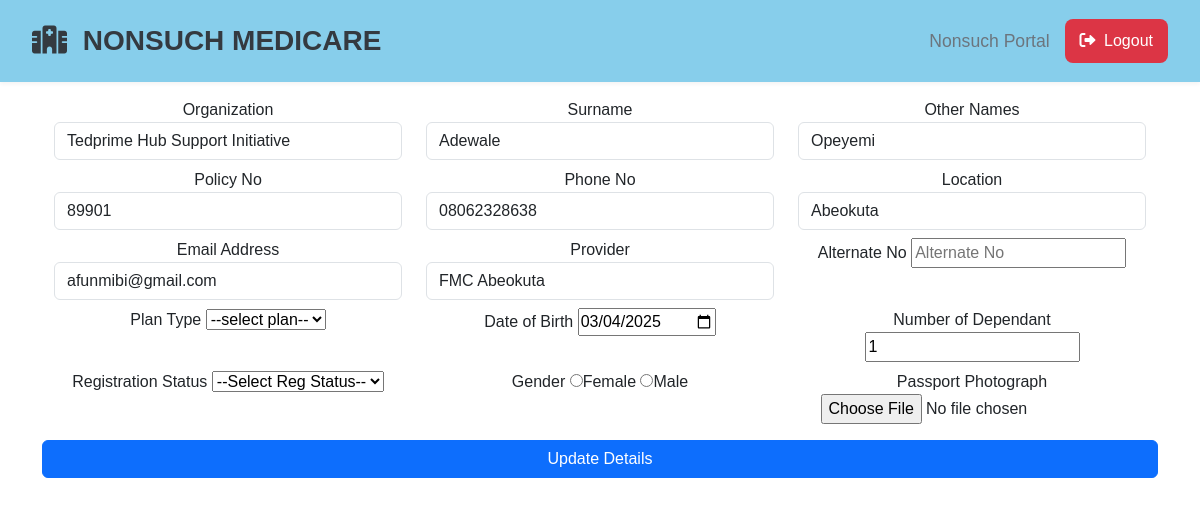
The page /loginsystem/update.php on the database its author committed.
### tables this page shows
CREATE TABLE `enrolment` (
  `id` int(11) NOT NULL,
  `organization` varchar(100) NOT NULL,
  `sname` varchar(50) NOT NULL,
  `oname` varchar(50) NOT NULL,
  `policy_no` varchar(50) NOT NULL,
  `phone_no` varchar(20) NOT NULL,
  `email` varchar(100) NOT NULL,
  `e_provider` varchar(50) NOT NULL,
  `gender` enum('Male','Female') NOT NULL,
  `plan_type` enum('Gold','Silver','Platinum') NOT NULL,
  `e_location` varchar(100) NOT NULL,
  `dob` date NOT NULL,
  `no_of_dependant` int(11) NOT NULL,
  `reg_status` enum('active','inactive') NOT NULL,
  `alternate_no` varchar(20) DEFAULT NULL,
  `date_captured` datetime NOT NULL,
  `photo` varchar(255) NOT NULL
);

### loginsystem/update.php (the view, shortened to what this page needs)
<?php
 require"../backend/connection.php";
?>
<!DOCTYPE html>
<html>
<head>
</head>
<body>
	<?php include('header.php'); ?>
	<div class="container border-1">
    <?php
     $sql = "select * from enrolment";
    $result = mysqli_query($con, $sql);
    $row = mysqli_fetch_assoc($result);
    ?>
		<form action="#" method="post" enctype="multipart/form-data">
			<div class="container text-center">
  <div class="row">
    <div class="col-md-4 col-sm-6 mb-2">
    	<label>Organization</label>
      <input type="text" name="organization" class="form-control" name="organization" id="" placeholder="organization" value="<?php echo $row['organization'] ?>">
    </div>
    <div class="col-md-4 col-sm-6 mb-2 ">
    	<label>Surname</label>
      <input type="text" name="sname" class="form-control" id="sname" placeholder="Surname"value="<?php echo $row['sname'] ?>" >
    </div>
    <div class="col-md-4 col-sm-6 mb-2">
    	<label>Other Names</label>
       <input type="text" name="oname" class="form-control"  id="oname" placeholder="Other Names" value="<?php echo $row['oname'] ?>">
    </div>
      </div>
       <div class="row">
    <div class="col-md-4 col-sm-6 mb-2">
    	<label>Policy No</label>
      <input type="text" name="policy_no" class="form-control"  id="policy_no" placeholder="Policy No" value="<?php echo $row['policy_no'] ?>">
    </div>
    <div class="col-md-4 col-sm-6 mb-2">
    	<label>Phone No</label>
      <input type="text" name="phone_no" class="form-control"  id="phone_no" placeholder="Phone No" value="<?php echo $row['phone_no'] ?>">
    </div>
    <div class="col-md-4 col-sm-6 mb-2">
    	<label>Location</label>
       <input type="text" name="location" class="form-control"  id="location" placeholder="Location" value="<?php echo $row['e_location'] ?>">
    </div>
      </div>
       <div class="row">
    <div class="col-md-4 col-sm-6 mb-2">
    	<label>Email Address</label>
      <input type="text" name="email" class="form-control"  id="email" placeholder="Email Address" value="<?php echo $row['email'] ?>">
    </div>
    <div class="col-md-4 col-sm-6 mb-2">
    	<label>Provider</label>
      <input type="text" name="provider" class="form-control"  id="provider" placeholder="Provider" value="<?php echo $row['e_provider'] ?>">
    </div>
    <div class="col-md-4 col-sm-6 mb-2">
      <label>Alternate No</label>
     <input type="text" name=" alternate_no" placeholder="Alternate No" value="<?php echo $row['alternate_no'] ?>">
    </div>
      </div>
      <div class="row">
    <div class="col-md-4 col-sm-6 mb-2">
      <label>Plan Type</label>
      <select name="plan_type" value="<?php echo $row['plan_type'] ?>">
          <option selected>--select plan--</option>
        </select>
    </div>
    <div class="col-md-4 col-sm-6 mb-2">
      <label>Date of Birth</label>
      <input type="date" name=" dob" required value="<?php echo $row['dob'] ?>">
    </div>
    <div class="col-md-4 col-sm-6 mb-2">
      <label>Number of Dependant</label>
       <input type="number" name=" no_of_dependant" placeholder="Number of Dependant" value="<?php echo $row['no_of_dependant'] ?>">
    </div>
      </div>
      <div class="row mb-2">
    <div class="col-md-4 col-sm-6 mb-2">
      <label>Registration Status</label>
      <select name="reg_status" value="<?php echo $row['reg_status'] ?>">
      <option value="active" selected>--Select Reg Status--</option>
        </select>
    </div>
    <div class="col-md-4 col-sm-6 mb-2">
      <label>Gender</label>
       <input type="radio" name="gender" value="Female">Female
        <input type="radio" name="gender" value="Male">Male
    </div>
    <div class="col-md-4 col-sm-6 mb-2">
      <label>Passport Photograph</label>
       <input type="file" name=" photo" required value="<?php echo $row['photo'] ?>">
    </div>
      </div>
       <div class="row mb-2">
         <input type="submit" name="update_enrollee_details" value="Update Details" class=" btn btn-primary submit_details_btn" >
       </div>
</div>
		</form>
	</div>
</body>
</html>

### loginsystem/header.php (style rules this page uses)
body { font-family: sans-serif; }

### rows shown on the page
enrolment: organization "Tedprime Hub Support Initiative", oname "Opeyemi", policy_no "89901", phone_no "08062328638", location "Abeokuta", email "afunmibi@gmail.com", provider "FMC Abeokuta", plan_type "--select plan--", dob "03/04/2025", no_of_dependant "1", reg_status "--Select Reg Status--"
